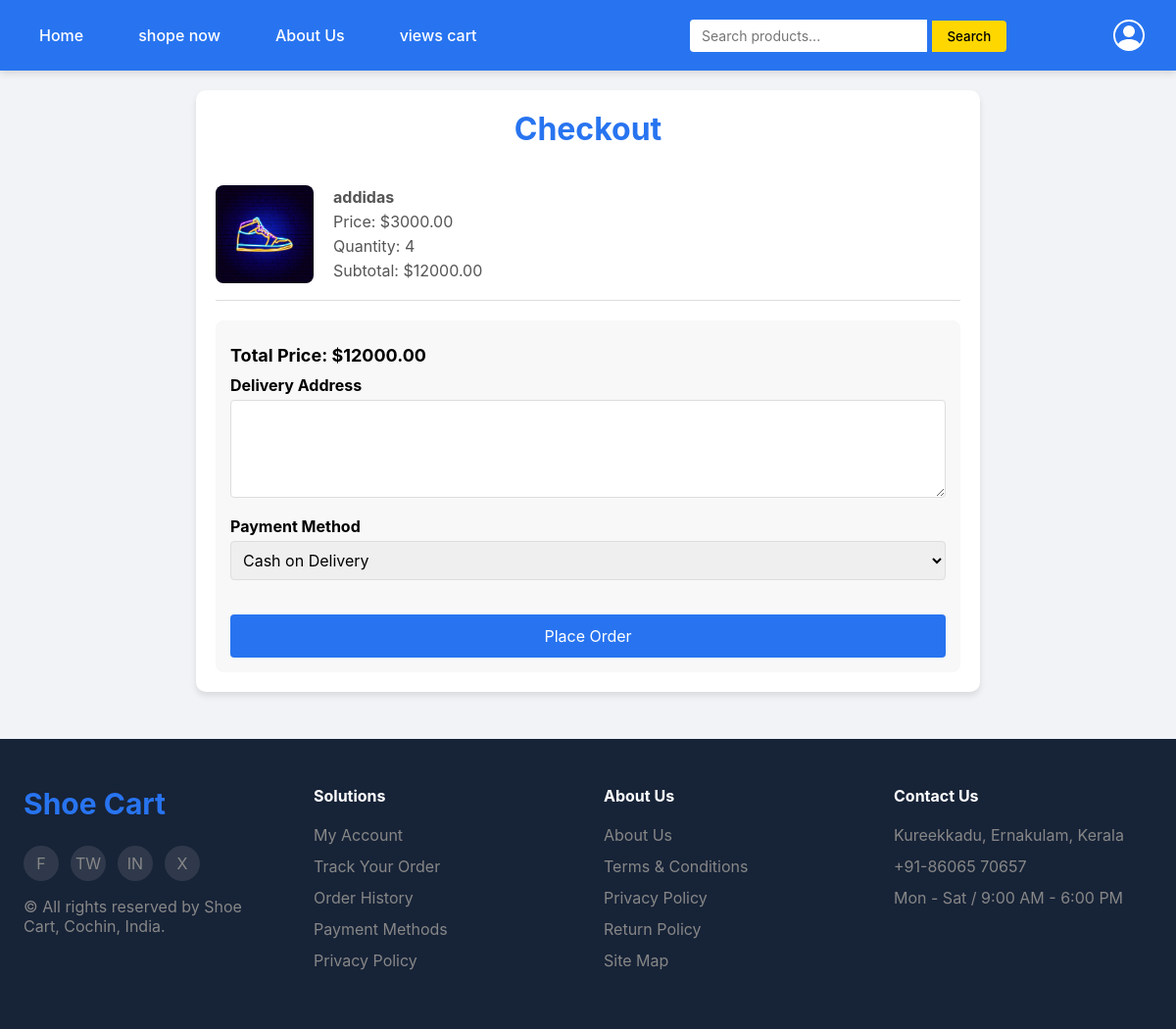
/checkout/ (signed in), run on an earlier commit of the app's database.
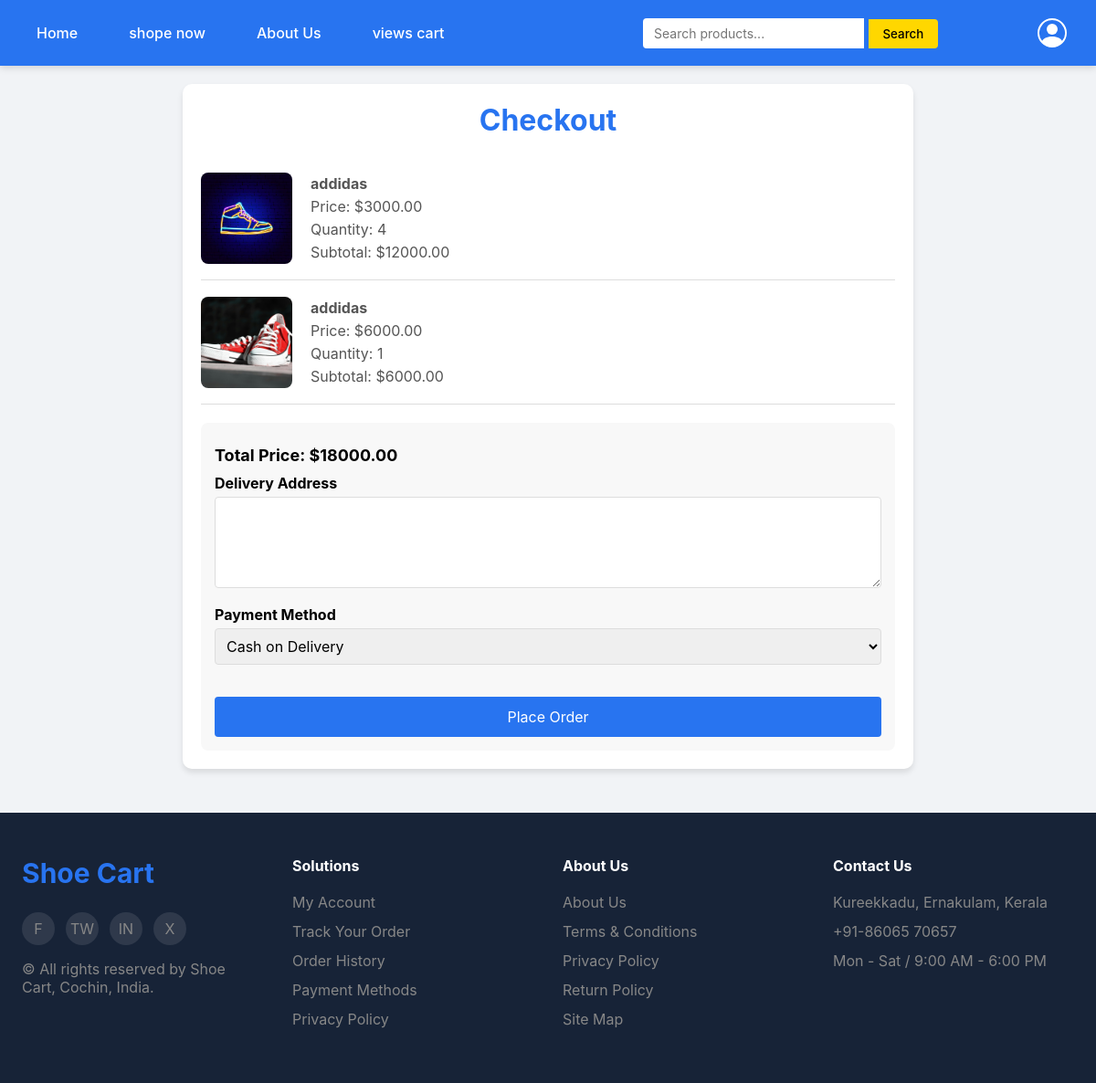
And on a later commit of the database.
### eapp/models.py (models this page shows, shortened)
class Cart(models.Model):
    user = models.ForeignKey(User, on_delete=models.CASCADE)
    product = models.ForeignKey(Gallery, on_delete=models.CASCADE)
    quantity = models.PositiveIntegerField(default=1)

class Gallery(models.Model):
    feedimage = models.ImageField(upload_to='gallery_images/')
    user = models.ForeignKey(User, on_delete=models.CASCADE)
    name = models.CharField(max_length=100)
    model=models.CharField(max_length=400)
    discription=models.TextField(max_length=400, null=True, blank=True)
    offers=models.CharField(max_length=400, null=True, blank=True)
    price = models.DecimalField(max_digits=10, decimal_places=2)
    quantity = models.DecimalField(max_digits=10, decimal_places=2)
    image1=models.FileField(upload_to='gallery_images/', null=True, blank=True)
    image2=models.FileField(upload_to='gallery_images/', null=True, blank=True)
    image3=models.FileField(upload_to='gallery_images/', null=True, blank=True)

### eapp/views.py (the view, shortened to what this page needs)
# urls.py: path('checkout/', views.checkout, name='checkout'),
@login_required(login_url='userlogin')
def checkout(request):
    user = request.user
    cart_items = Cart.objects.filter(user=user)
    if not cart_items.exists():
        messages.error(request, "Your cart is empty.")
        return redirect('cart_view')
    total_price = 0
    cart_items_with_subtotal = []
    for item in cart_items:
        subtotal = item.product.price * item.quantity
        total_price += subtotal
        cart_items_with_subtotal.append({
            'item': item,
            'subtotal': subtotal
        })
    current_address = Address.objects.filter(user=user).order_by('-id').first()
    context = {
        'cart_items_with_subtotal': cart_items_with_subtotal,
        'total_price': total_price,
        'current_address': current_address
    }
    return render(request, 'checkout.html', context)

### templates/checkout.html (shortened to what the changed rows need)
{% load static %}
<!DOCTYPE html>
<html lang="en">
<head>
</head>
<body>
    <div class="checkout-container">
        <h1>Checkout</h1>
        {% if cart_items_with_subtotal %}
            <form id="checkout-form" method="POST">
                {% for cart_item in cart_items_with_subtotal %}
                    <div class="order-item">
                        <img src="{{ cart_item.item.product.feedimage.url }}" alt="{{ cart_item.item.product.name }}">
                        <div class="order-item-details">
                            <p><strong>{{ cart_item.item.product.name }}</strong></p>
                            <p>Price: ${{ cart_item.item.product.price }}</p>
                            <p>Quantity: {{ cart_item.item.quantity }}</p>
                            <p>Subtotal: ${{ cart_item.subtotal|floatformat:2 }}</p>
                        </div>
                    </div>
                {% endfor %}
                <div class="order-summary">
                    <p><strong>Total Price: ${{ total_price|floatformat:2 }}</strong></p>
                    <div class="form-group">
                        <label for="address">Delivery Address</label>
                        <textarea id="address" name="address" required>{{ current_address.address }}</textarea>
                    </div>
                    <div class="form-group">
                        <label for="payment_method">Payment Method</label>
                        <select id="payment_method" name="payment_method" required>
                            <option value="COD" selected>Cash on Delivery</option>
                        </select>
                    </div>
                    <button type="submit" class="place-order-btn">Place Order</button>
                </div>
            </form>
        {% else %}
            <p>Your cart is empty.</p>
        {% endif %}
    </div>
</body>
</html>

What changed in the data, as far as the page shows it:
added Cart: item.product.feedimage (picture), item.product.name "addidas", item.product.price "6000.00", item.quantity "1", subtotal "6000.00"
Also different on the page:
{{ total_price|floatformat:2 }}: "12000.00" → "18000.00"
